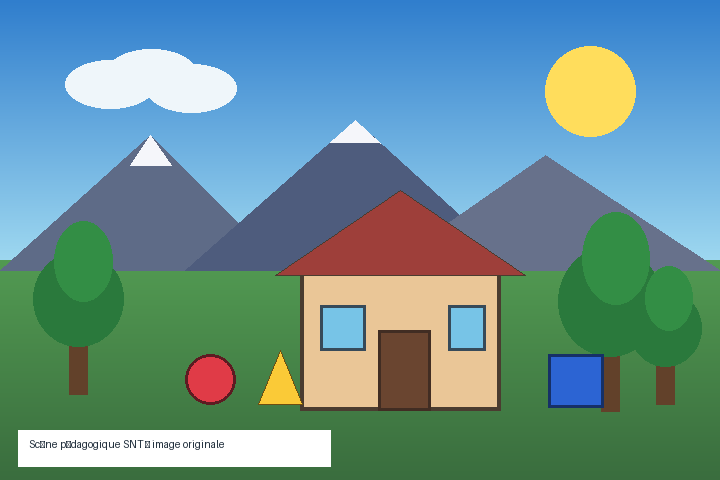
#> input picture seconde/snt/07-photographie-numerique/images/scene_demo_originale.png, 720 x 480 px
$ python transformer_pixels.py
#> lines starting #> are read from the running program, lines starting #| are printed output that depends on the picture; after the words box and inside, x2 and y2 are one past the last pixel; in counts of white or black regions, pixels touching at a corner belong together
#> in main, image is the input picture: PIL image 720x480 RGB; mean R, G, B 103.9, 144.9, 145.9
from __future__ import annotations

from pathlib import Path

from PIL import Image

DOSSIER = Path(__file__).resolve().parents[1]
SOURCE = DOSSIER / "images" / "scene_demo_originale.png"
SORTIE = DOSSIER / "resultats_python"


def negatif(image: Image.Image) -> Image.Image:
    source = image.convert("RGB")
    resultat = Image.new("RGB", source.size)
#> resultat: PIL image 720x480 RGB; every value is 0

    for y in range(source.height):
        for x in range(source.width):
            rouge, vert, bleu = source.getpixel((x, y))
            resultat.putpixel(
                (x, y),
                (255 - rouge, 255 - vert, 255 - bleu),
            )
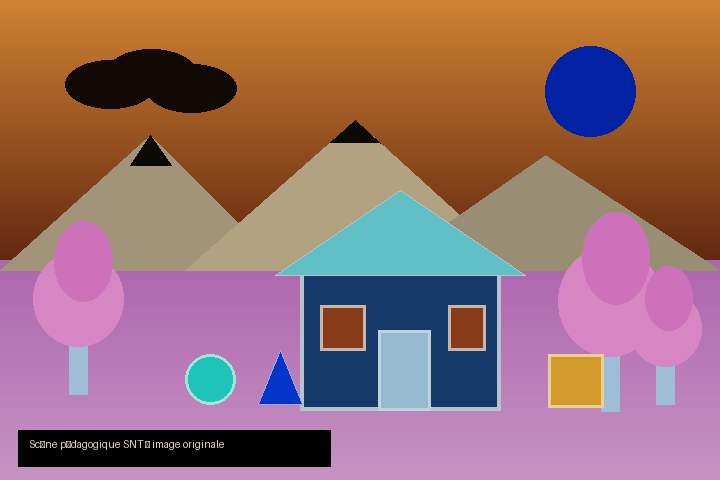
#> resultat: PIL image 720x480 RGB; mean R, G, B 151.1, 110.1, 109.1

    return resultat


def niveaux_de_gris(image: Image.Image) -> Image.Image:
    source = image.convert("RGB")
    resultat = Image.new("RGB", source.size)

    for y in range(source.height):
        for x in range(source.width):
            rouge, vert, bleu = source.getpixel((x, y))
            gris = round(
                0.2126 * rouge
                + 0.7152 * vert
                + 0.0722 * bleu
            )
            resultat.putpixel((x, y), (gris, gris, gris))
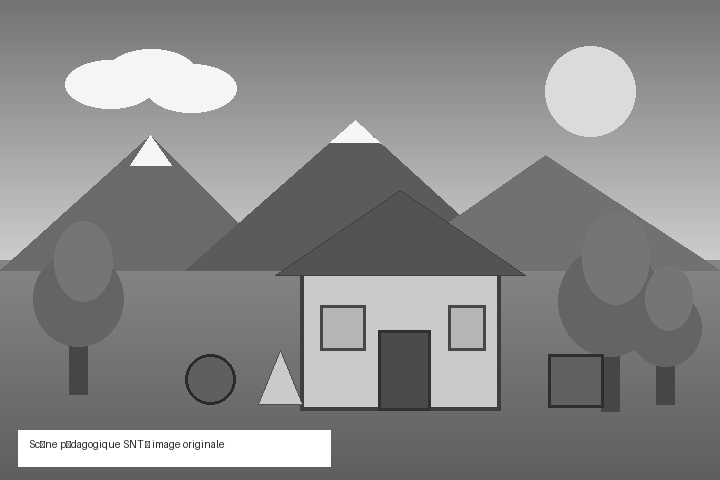
#> resultat: PIL image 720x480 RGB; min 40, max 255, mean 136.1

    return resultat


def seuil(image: Image.Image, limite: int = 128) -> Image.Image:
#> called with limite = 140
    source = niveaux_de_gris(image)
    resultat = Image.new("RGB", source.size)

    for y in range(source.height):
        for x in range(source.width):
            gris = source.getpixel((x, y))[0]
            valeur = 255 if gris >= limite else 0
            resultat.putpixel((x, y), (valeur, valeur, valeur))
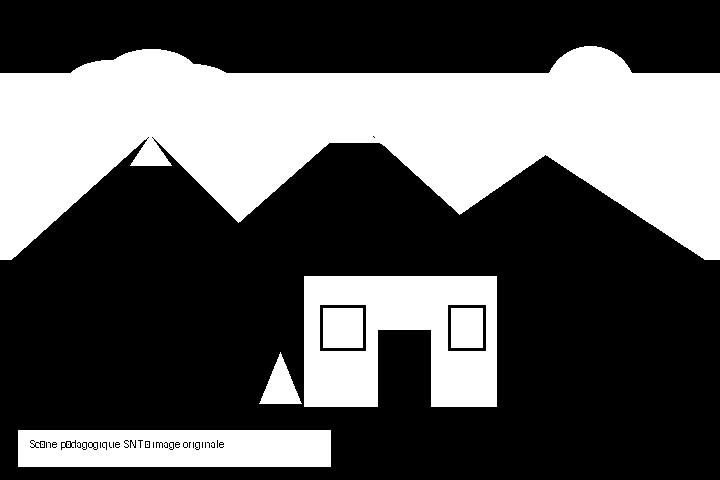
#> resultat: PIL image 720x480 RGB; 35.2% white; 9 white regions (3 under 20 px), largest, box (x1, y1, x2, y2) and area: (0, 46, 720, 260) 89164, (304, 276, 497, 407) 17338, (18, 430, 331, 467) 11041, (323, 308, 363, 348) 1600, (451, 308, 483, 348) 1280, (259, 352, 302, 404) 1114

    return resultat


def main() -> None:
    SORTIE.mkdir(exist_ok=True)

    with Image.open(SOURCE) as image:
        negatif(image).save(SORTIE / "scene_negative.png")
        niveaux_de_gris(image).save(
            SORTIE / "scene_niveaux_de_gris.png"
        )
        seuil(image, 140).save(
            SORTIE / "scene_seuil_140.png"
        )

    print("Images créées dans :", SORTIE)


if __name__ == "__main__":
    main()
